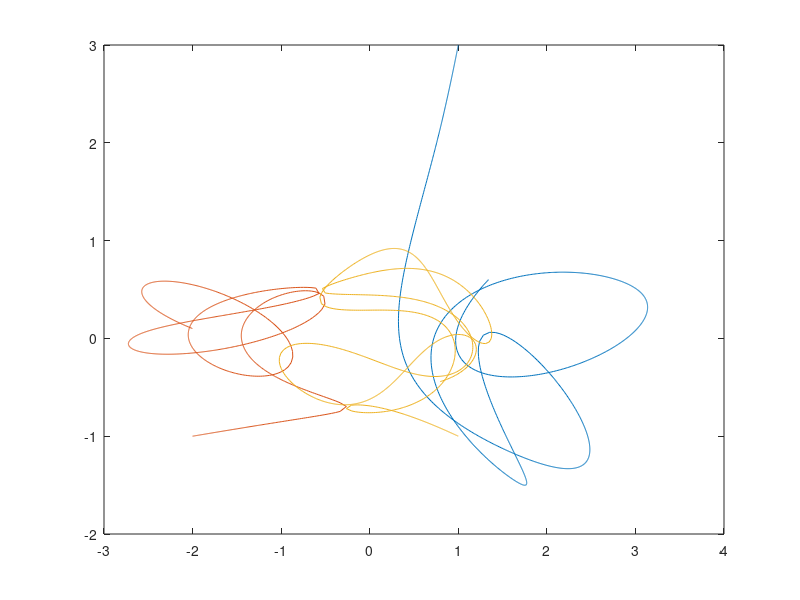

Here is the MATLAB script that generated this plot:
clear all:
clc;

dt = 0.0001;
n = 150000;

qa = zeros(n + 1, 2);
% ~~ Pythagorean~~
ma = 3;
qa(1, :) = [1, 3];
pa = [0, 0];
% ~~ "8" trajectory ~~
% ma = 1;
% qa(1, :) = [0.97000436, -0.24308753];
% pa = [-0.5 * 0.93240737, -0.5 * 0.86473146];

qb = zeros(n + 1, 2);
% ~~ Pythagorean~~
mb = 4;
qb(1, :) = [-2, -1];
pb = [0, 0];
% "8" trajectory
% mb = 1;
% qb(1, :) = [-0.97000436, 0.24308753];
% pb = [-0.5 * 0.93240737,  -0.5 * 0.86473146];

qc = zeros(n + 1, 2);
% ~~ Pythagorean~~
mc = 5;
qc(1, :) = [1, -1];
pc = [0, 0];
% "8" trajectory
% mc = 1;
% qc(1, :) = [0, 0];
% pc = [0.93240737, 0.86473146];

for i = 1:n % i th step
    % r
    rab = sqrt((qa(i,1)-qb(i,1))^2 + (qa(i,2)-qb(i,2))^2);
    rbc = sqrt((qb(i,1)-qc(i,1))^2 + (qb(i,2)-qc(i,2))^2);
    rca = sqrt((qc(i,1)-qa(i,1))^2 + (qc(i,2)-qa(i,2))^2);
    % a star
    Fa = -mb * (qa(i,:)-qb(i,:)) / (rab^3) - mc * (qa(i,:)-qc(i,:)) / (rca^3);
    pa = pa + Fa * dt;
    qa(i+1,:) = qa(i,:) + pa * dt;
    % b star
    Fb = -ma * (qb(i,:)-qa(i,:)) / (rab^3) - mc * (qb(i,:)-qc(i,:)) / (rbc^3);
    pb = pb + Fb * dt;
    qb(i+1,:) = qb(i,:) + pb * dt;
    % c star
    Fc = -ma * (qc(i,:)-qa(i,:)) / (rca^3) - mb * (qc(i,:)-qb(i,:)) / (rbc^3);
    pc = pc + Fc * dt;
    qc(i+1,:) = qc(i,:) + pc * dt;
end

sta = 1;
fin = n;
figStep = 100;
figure;
plot(qa(sta:figStep:fin, 1), qa(sta:figStep:fin, 2));
hold on;
plot(qb(sta:figStep:fin, 1), qb(sta:figStep:fin, 2));
hold on;
plot(qc(sta:figStep:fin, 1), qc(sta:figStep:fin, 2));
hold off;